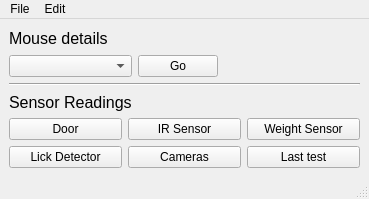
<?xml version="1.0" encoding="UTF-8"?>
<ui version="4.0">
 <class>MainWindow</class>
 <widget class="QMainWindow" name="MainWindow">
  <property name="geometry">
   <rect>
    <x>0</x>
    <y>0</y>
    <width>369</width>
    <height>199</height>
   </rect>
  </property>
  <property name="windowTitle">
   <string>MainWindow</string>
  </property>
  <widget class="QWidget" name="centralwidget">
   <layout class="QGridLayout" name="gridLayout">
    <item row="0" column="0">
     <widget class="QLabel" name="label_blah">
      <property name="font">
       <font>
        <pointsize>12</pointsize>
       </font>
      </property>
      <property name="text">
       <string>Mouse details</string>
      </property>
     </widget>
    </item>
    <item row="1" column="0">
     <widget class="QComboBox" name="mouse_id_select"/>
    </item>
    <item row="1" column="1">
     <widget class="QPushButton" name="mouse_button">
      <property name="text">
       <string>Go</string>
      </property>
     </widget>
    </item>
    <item row="1" column="2">
     <spacer name="horizontalSpacer">
      <property name="orientation">
       <enum>Qt::Horizontal</enum>
      </property>
      <property name="sizeHint" stdset="0">
       <size>
        <width>202</width>
        <height>20</height>
       </size>
      </property>
     </spacer>
    </item>
    <item row="2" column="0" colspan="3">
     <widget class="Line" name="line">
      <property name="orientation">
       <enum>Qt::Horizontal</enum>
      </property>
     </widget>
    </item>
    <item row="3" column="0">
     <widget class="QLabel" name="label_blah_2">
      <property name="font">
       <font>
        <pointsize>12</pointsize>
       </font>
      </property>
      <property name="text">
       <string>Sensor Readings</string>
      </property>
     </widget>
    </item>
    <item row="4" column="0" colspan="3">
     <layout class="QGridLayout" name="gridLayout_2">
      <item row="0" column="1">
       <widget class="QPushButton" name="irButton">
        <property name="text">
         <string>IR Sensor</string>
        </property>
       </widget>
      </item>
      <item row="0" column="0">
       <widget class="QPushButton" name="doorButton">
        <property name="text">
         <string>Door</string>
        </property>
       </widget>
      </item>
      <item row="1" column="0">
       <widget class="QPushButton" name="lickButton">
        <property name="text">
         <string>Lick Detector</string>
        </property>
       </widget>
      </item>
      <item row="0" column="2">
       <widget class="QPushButton" name="weightButton">
        <property name="text">
         <string>Weight Sensor</string>
        </property>
       </widget>
      </item>
      <item row="1" column="1">
       <widget class="QPushButton" name="cameraButton">
        <property name="text">
         <string>Cameras</string>
        </property>
       </widget>
      </item>
      <item row="1" column="2">
       <widget class="QPushButton" name="testButton">
        <property name="text">
         <string>Last test</string>
        </property>
       </widget>
      </item>
     </layout>
    </item>
   </layout>
  </widget>
  <widget class="QMenuBar" name="menubar">
   <property name="geometry">
    <rect>
     <x>0</x>
     <y>0</y>
     <width>369</width>
     <height>21</height>
    </rect>
   </property>
   <widget class="QMenu" name="menuFile">
    <property name="title">
     <string>File</string>
    </property>
    <widget class="QMenu" name="menuna">
     <property name="title">
      <string>na</string>
     </property>
     <addaction name="actioniii"/>
    </widget>
    <addaction name="menuna"/>
    <addaction name="actionko"/>
   </widget>
   <widget class="QMenu" name="menuEdit">
    <property name="title">
     <string>Edit</string>
    </property>
    <addaction name="actionhij"/>
   </widget>
   <addaction name="menuFile"/>
   <addaction name="menuEdit"/>
  </widget>
  <widget class="QStatusBar" name="statusbar"/>
  <action name="actioniii">
   <property name="text">
    <string>iii</string>
   </property>
  </action>
  <action name="actionhij">
   <property name="text">
    <string>hij</string>
   </property>
  </action>
  <action name="actionko">
   <property name="text">
    <string>ko</string>
   </property>
  </action>
 </widget>
 <resources/>
 <connections/>
</ui>
